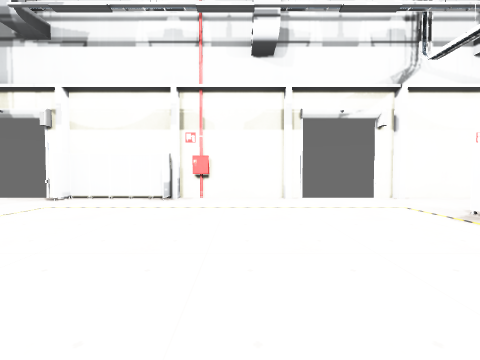
View 1 (above)

17 first-person views from a walk through a 3-D level made in the Unity game engine. The camera is 1.2 m above the floor, tilts 2° down and sees 90° across. Doors are open. The floor is counted in squares, 2 m on a side. Each view is taken from the middle of a square. On the plan, view 1 faces up. The plan holds only what a view shows up to about 9 squares ahead; the rest is blank. Some surface patterns are stand-ins.

View 2
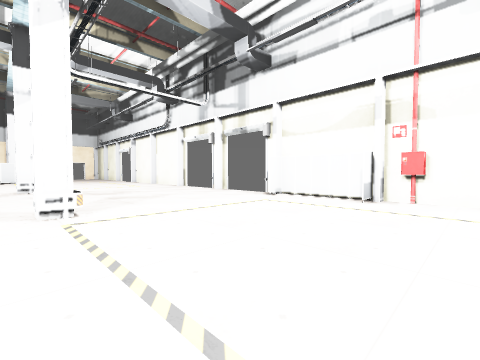

View 3
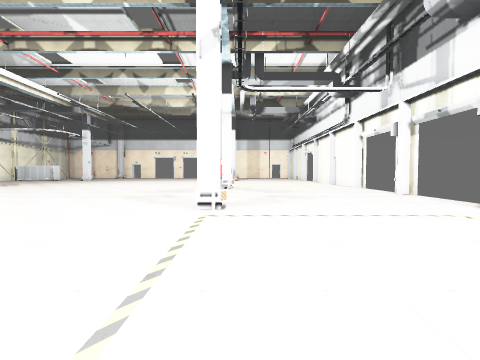

View 4
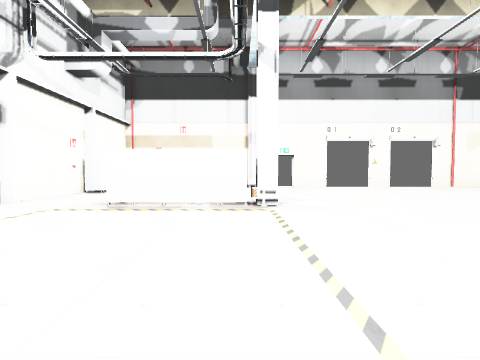

View 5
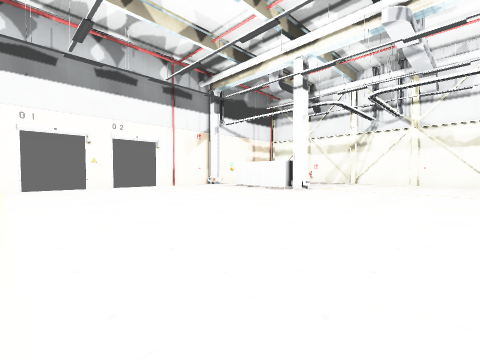

View 6
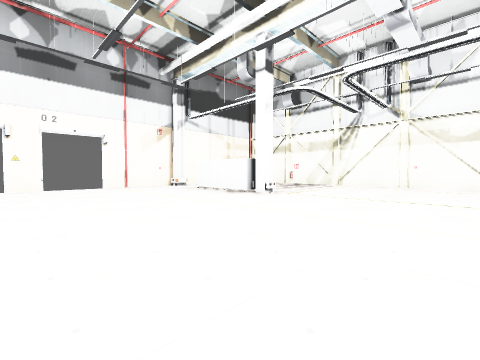

View 7
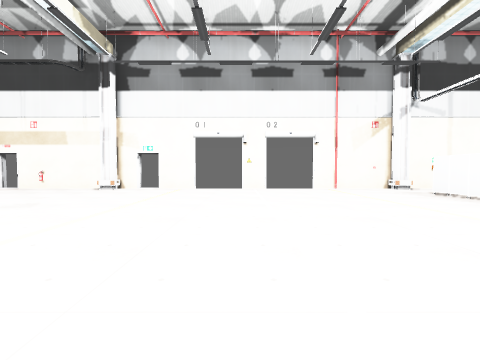

View 8
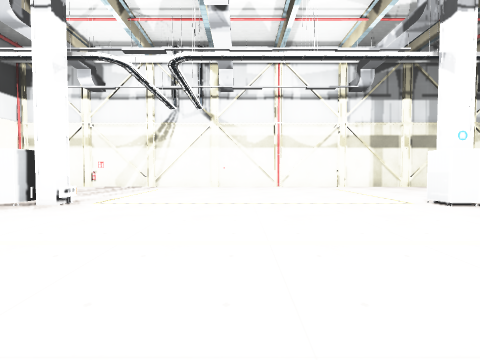

View 9
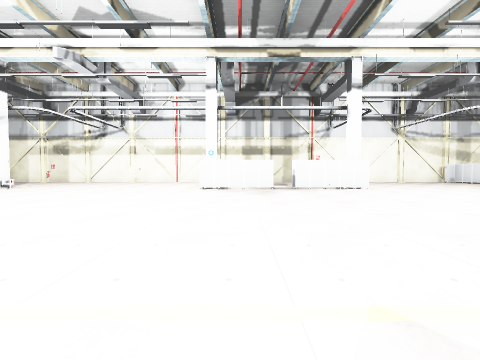

View 10
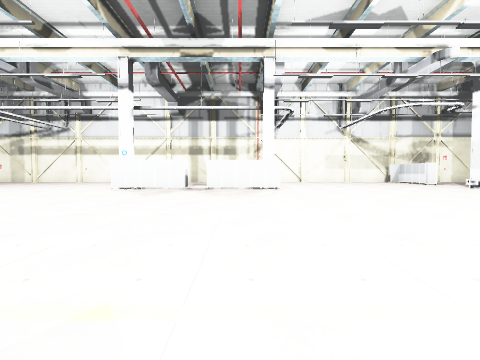

View 11
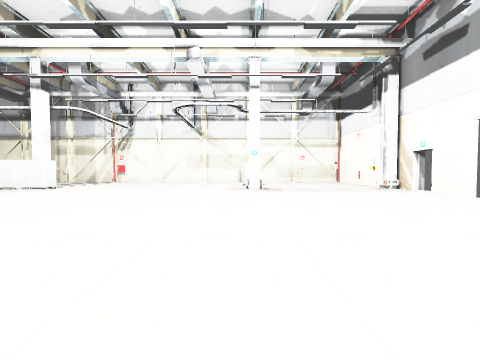

View 12
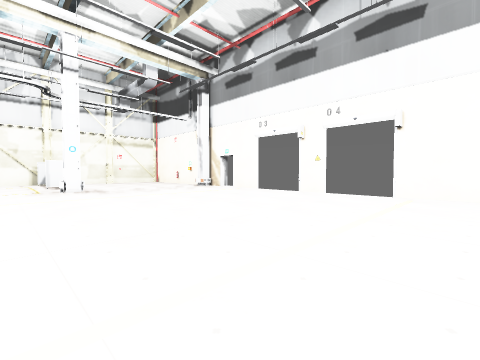

View 13
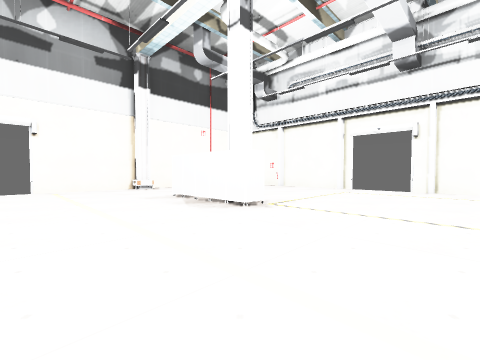

View 14
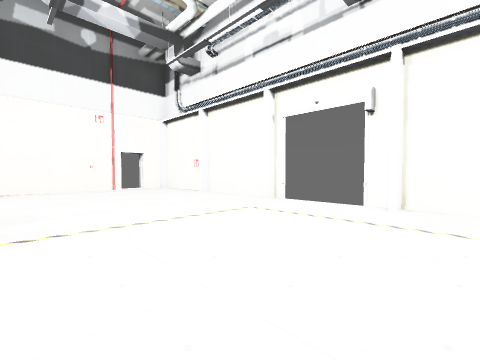

View 15
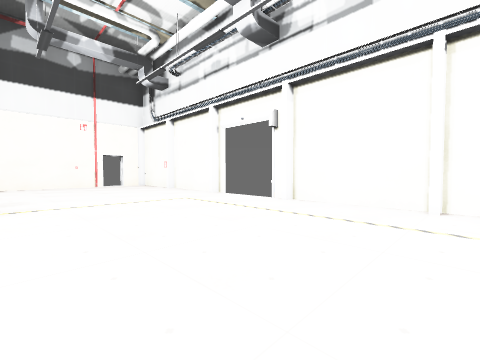

View 16
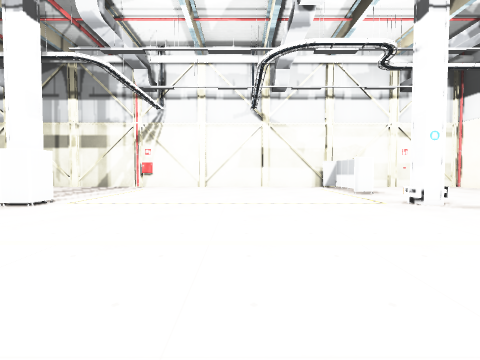

View 17
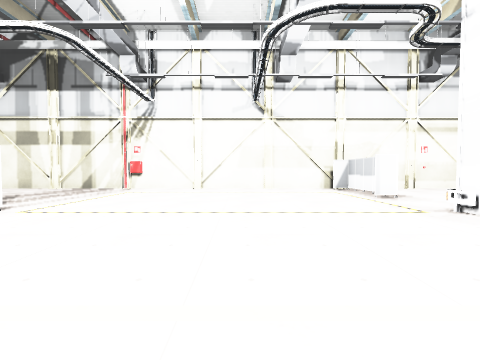

### Floor plan
Points are (right, up) in squares from view 1. A wall is a line through its corners. A room is listed if a view was taken in it or the views show most of it. See-through windows are left out.
Room 1 (views 1, 2, 3, 4, 5, 6, 7, 8, 9, 10, 11, 12, 13, 14, 15, 16, 17)
walls: (-6.1, -9.1) (-3.8, -9.1) (-3.8, -9.8); (-9.4, -9.7) (-9.4, -9.1) (-6.9, -9.1) (-6.9, -9.7); (-15.9, 0.6) (-15.9, 0) (-18.4, 0); (-16.8, -9.3) (-16.3, -9.3) (-16.3, -9.8); (-3.8, 5.5) (-3.8, 4.8); (-10.9, 5.5) (-11.4, 5.5); (-1, -14.5) (1.3, -14.5); (3.3, -9.8) (3.3, -9.3) (3.9, -9.3); (-11.5, 5.5) (-13.9, 5.5); (3.3, 0.2) (3.3, 3.4); (3.2, 0.7) (3.8, 0.7); (-16.8, -11.5) (-16, -11.5); (3.9, -9.6) (3.9, -9.1) (6.4, -9.1); (-1.5, 5.5) (-3.8, 5.5); (-16.6, -12.4) (-16.6, -14) (-16, -14); (-14, 5.5) (-14.5, 5.5); (1, 5.5) (-1.5, 5.5) (-1.5, 4.8); (-16.4, -14.5) (-4.5, -14.5); (-16.5, 5.5) (-18.9, 5.5); (-21.5, -4) (-21.5, -5); (-21.5, -6.5) (-21.5, -7.9); (3.5, 5.5) (3, 5.5); (-21.5, -8.6) (-21.5, -9.3) (-21.1, -9.3) (-21.1, -9.8); (-21.1, 0.8) (-21.1, 0.2); (-21.5, 0.4) (-21.5, -2.5); (8.5, -5) (8.5, -4); (8, -9.3) (8.5, -9.3) (8.5, -6.5); (8.5, -2.5) (8.5, -1.1); (8.1, -9.8) (8.1, -9.3); (8.1, 0.3) (8.1, 0.8); (8.5, -0.5) (8.5, 0.3) (8, 0.3); (-19.4, 5.5) (-21.5, 5.5) (-21.5, 4.6); (5.9, 4.9) (5.9, 5.5) (3.8, 5.5); (8.5, -10.9) (8.5, -10); (8.5, 0.9) (8.5, 3.9); (-20.7, -14.5) (-18.5, -14.5); (-21.5, -13.5) (-21.5, -14); (-21.5, 4) (-21.5, 0.9)
low walls: (-21.5, -9.1) (-21.1, -9.1); (8, -9.8) (8, -9.3); (8, 0.3) (8, 0.8)
ways out: open door at (-22, -8); open door at (-22, 4); open door at (-21.5, -4.5); open door at (-15.5, 5.5); open door at (-6.5, 5.5); open door at (2.5, 5.5); open door at (8.5, -4.5); open door at (9, -1); open door at (9, 4); gap at (-6.5, -9)
objects: other object (-4, 1); other object (8, 3)

Where each view was taken, in squares from view 1:
view 1: 0 up, 0 right, facing up
view 2: 0 up, 0 right, facing up-left
view 3: 1 up, 0 right, facing left
view 4: 1 up, 1 left, facing right
view 5: 2 down, 1 left, facing down-right
view 6: 4 down, 1 left, facing down-right
view 7: 4 down, 0 right, facing right
view 8: 5 down, 0 right, facing down
view 9: 1 down, 5 left, facing down
view 10: 1 down, 8 left, facing down
view 11: 1 down, 16 left, facing down
view 12: 1 down, 15 left, facing down-left
view 13: 3 down, 13 left, facing up-left
view 14: 1 up, 13 left, facing up-left
view 15: 1 up, 11 left, facing up-left
view 16: 5 down, 13 left, facing down
view 17: 6 down, 13 left, facing down
